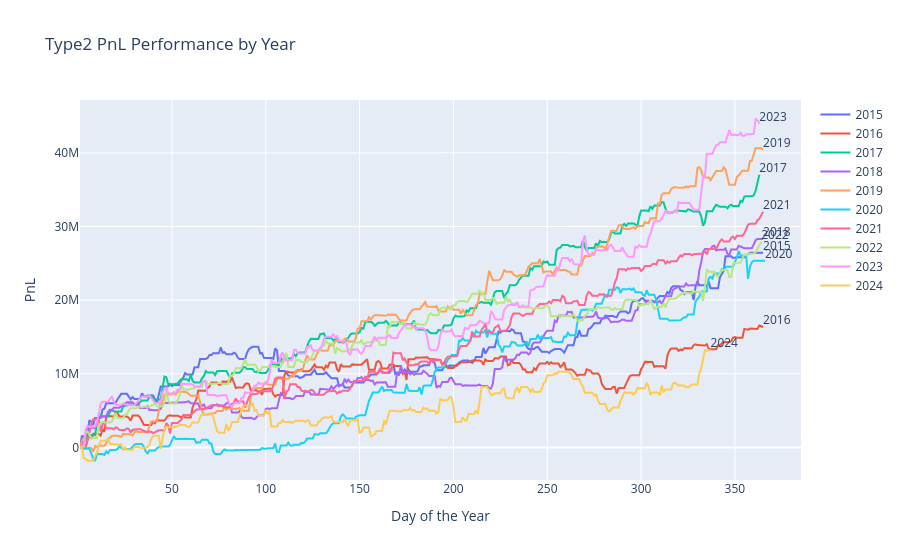

Notebook code for this chart:
### Code cell
import plotly.graph_objects as go

# Extract the years from the index
years = pnl_full.index.year.unique()

# Initialize a dictionary to hold the normalized PnL data
normalized_pnl = {}

years = years[-10:]

# Normalize each year's PnL to start from 0
for year in years:
    yearly_pnl = pnl_full[pnl_full.index.year == year]['Total']
    normalized_pnl[year] = yearly_pnl - yearly_pnl.iloc[0]

# Create a Plotly figure
fig = go.Figure()

# Add traces for each year
for year, pnl in normalized_pnl.items():
    fig.add_trace(go.Scatter(
        x=pnl.index.dayofyear,
        y=pnl,
        mode='lines',
        name=str(year)
    ))

# Add year labels to the last x, y value of each year's PnL
for year, pnl in normalized_pnl.items():
    fig.add_trace(go.Scatter(
        x=[pnl.index.dayofyear[-1]],
        y=[pnl.iloc[-1]],
        mode='text',
        text=[str(year)],
        textposition='top right',
        showlegend=False
    ))

# Update layout
fig.update_layout(
    title='Type2 PnL Performance by Year',
    xaxis_title='Day of the Year',
    yaxis_title='PnL',
    showlegend=True
)

# Show the figure
fig.show()

### Figure 1 — Plotly figure (JSON) as saved in the notebook; plotly's stock layout.template omitted (floating-point values rounded to 4 significant figures; data arrays with more than 128 entries replaced by an {"elided": "..."} marker saying what was removed)
{"data": [{"mode": "lines", "name": "2015", "type": "scatter", "x": {"elided": "261 int values"}, "y": {"elided": "261 float values"}}, {"mode": "lines", "name": "2016", "type": "scatter", "x": {"elided": "261 int values"}, "y": {"elided": "261 float values"}}, {"mode": "lines", "name": "2017", "type": "scatter", "x": {"elided": "260 int values"}, "y": {"elided": "260 float values"}}, {"mode": "lines", "name": "2018", "type": "scatter", "x": {"elided": "261 int values"}, "y": {"elided": "261 float values"}}, {"mode": "lines", "name": "2019", "type": "scatter", "x": {"elided": "261 int values"}, "y": {"elided": "261 float values"}}, {"mode": "lines", "name": "2020", "type": "scatter", "x": {"elided": "261 int values"}, "y": {"elided": "261 float values"}}, {"mode": "lines", "name": "2021", "type": "scatter", "x": {"elided": "260 int values"}, "y": {"elided": "260 float values"}}, {"mode": "lines", "name": "2022", "type": "scatter", "x": {"elided": "260 int values"}, "y": {"elided": "260 float values"}}, {"mode": "lines", "name": "2023", "type": "scatter", "x": {"elided": "260 int values"}, "y": {"elided": "260 float values"}}, {"mode": "lines", "name": "2024", "type": "scatter", "x": {"elided": "241 int values"}, "y": {"elided": "241 float values"}}, {"mode": "text", "showlegend": false, "text": ["2015"], "textposition": "top right", "type": "scatter", "x": [365], "y": [26440000.0]}, {"mode": "text", "showlegend": false, "text": ["2016"], "textposition": "top right", "type": "scatter", "x": [365], "y": [16350000.0]}, {"mode": "text", "showlegend": false, "text": ["2017"], "textposition": "top right", "type": "scatter", "x": [363], "y": [37030000.0]}, {"mode": "text", "showlegend": false, "text": ["2018"], "textposition": "top right", "type": "scatter", "x": [365], "y": [28300000.0]}, {"mode": "text", "showlegend": false, "text": ["2019"], "textposition": "top right", "type": "scatter", "x": [365], "y": [40440000.0]}, {"mode": "text", "showlegend": false, "text": ["2020"], "textposition": "top right", "type": "scatter", "x": [366], "y": [25340000.0]}, {"mode": "text", "showlegend": false, "text": ["2021"], "textposition": "top right", "type": "scatter", "x": [365], "y": [32020000.0]}, {"mode": "text", "showlegend": false, "text": ["2022"], "textposition": "top right", "type": "scatter", "x": [364], "y": [27910000.0]}, {"mode": "text", "showlegend": false, "text": ["2023"], "textposition": "top right", "type": "scatter", "x": [363], "y": [43970000.0]}, {"mode": "text", "showlegend": false, "text": ["2024"], "textposition": "top right", "type": "scatter", "x": [337], "y": [13210000.0]}], "layout": {"showlegend": true, "title": {"text": "Type2 PnL Performance by Year"}, "xaxis": {"title": {"text": "Day of the Year"}}, "yaxis": {"title": {"text": "PnL"}}}}
